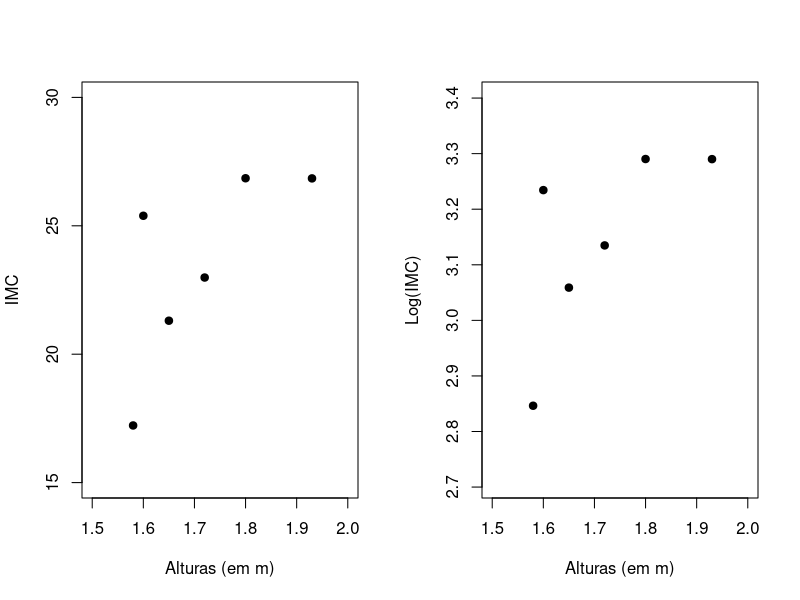

This chart was generated by the following R code:
alturas <- c(180, 165, 160, 193, 172, 158)

pesos  <- c(87, 58, 65, 100, 68, 43)

alturas.m  <- alturas/100

IMC <- pesos/alturas.m^2

log.IMC <- log(IMC)

par(mfrow = c(1,2))

plot(alturas.m, IMC,  cex = 1, pch = 19,
     
     xlim = c(1.5, 2), ylim = c(15,30),
     
     xlab = 'Alturas (em m)',  ylab = 'IMC')

plot(alturas.m, log.IMC,   cex = 1, pch = 19,
     
     xlim = c(1.5, 2), ylim = c(log(15),log(30)),
     
     xlab = 'Alturas (em m)', ylab = 'Log(IMC)')
15%%3